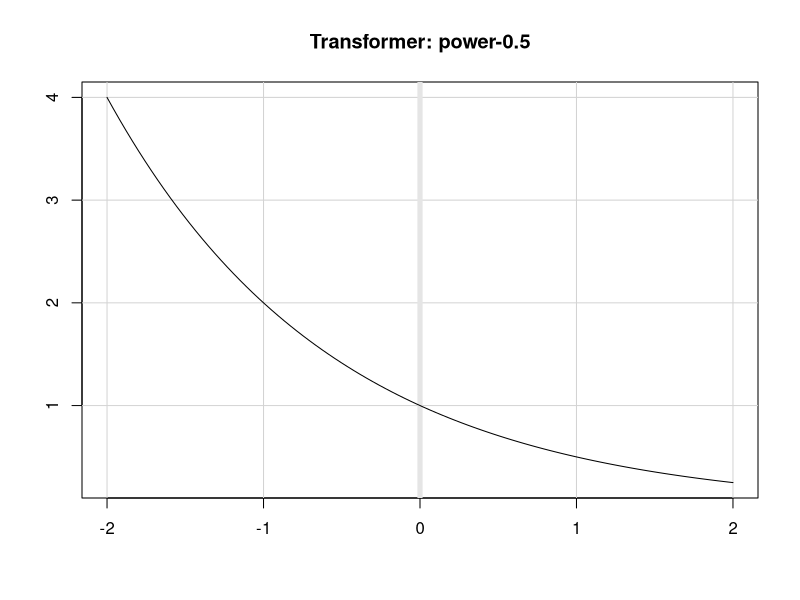
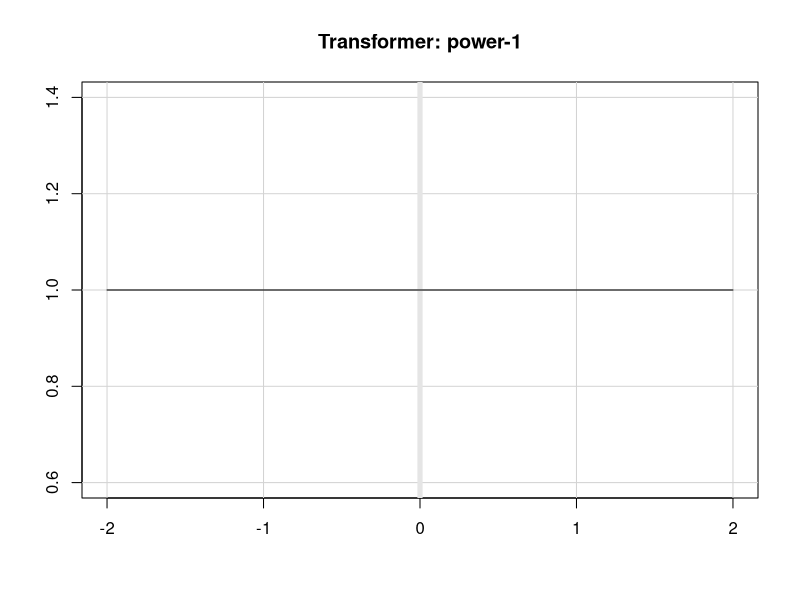
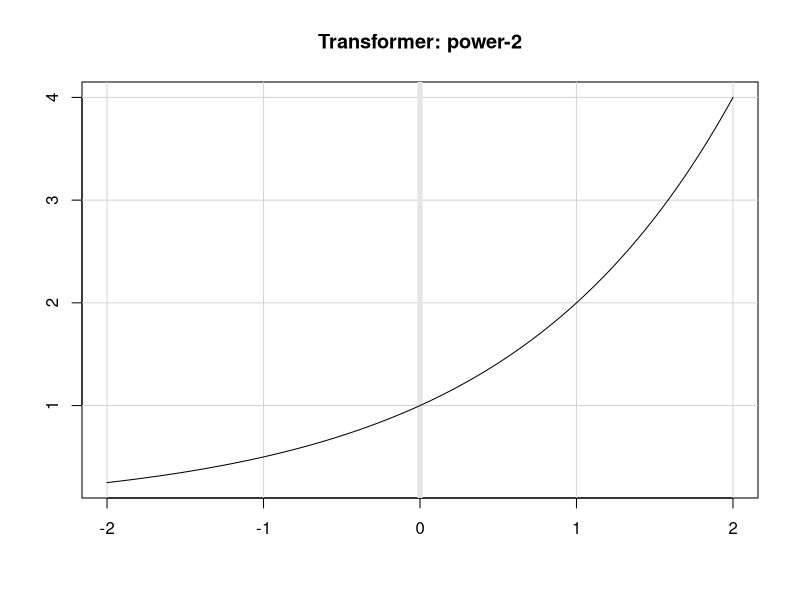
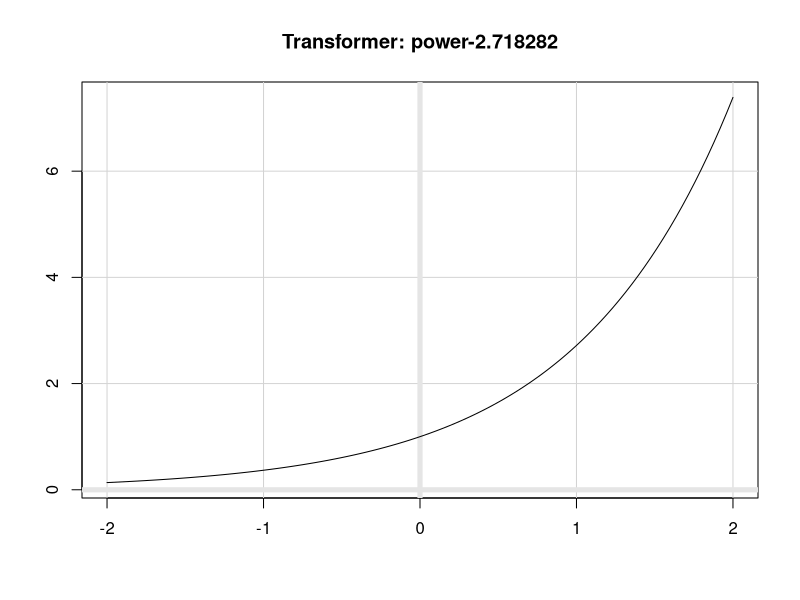

Recreate these plots in R, in order.
# r2py crawler metadata
# package: scales
# source_type: rd_example
# topic: transform_exp.Rd
# source_file: C:\Users\bened\AppData\Local\R\win-library\4.5\scales\help
# lines: 5

suppressPackageStartupMessages(library(scales))
plot(transform_exp(0.5), xlim = c(-2, 2))
plot(transform_exp(1), xlim = c(-2, 2))
plot(transform_exp(2), xlim = c(-2, 2))
plot(transform_exp(), xlim = c(-2, 2))
